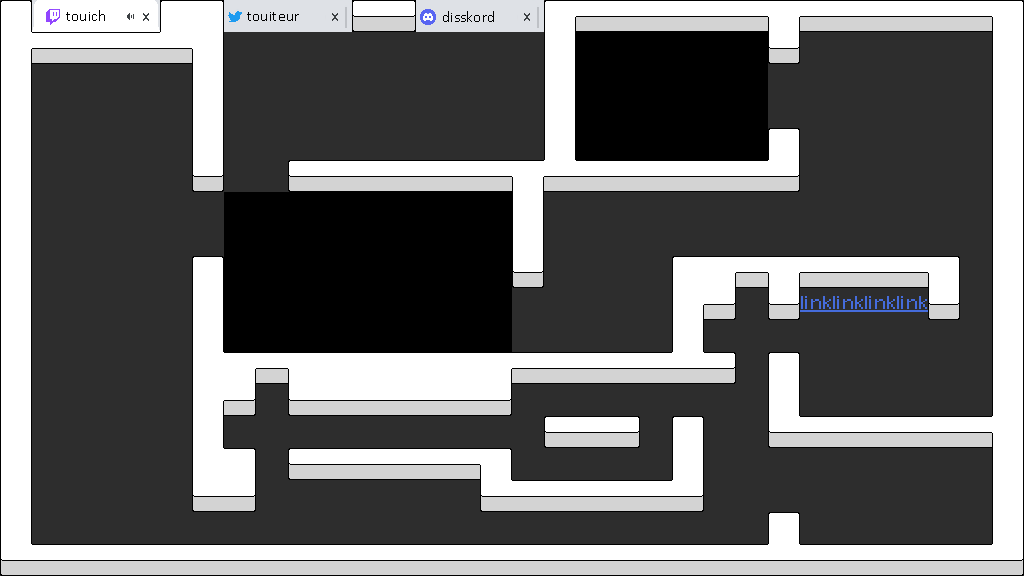

This is a level from a 2D game, rendered from its Tiled map with the project's own tilesets. A one-line summary and the map file follow, with tile-layer data summarised:
An orthogonal 32x18 tile map with 32x32 px tiles, 3 tile layers (fond, deco, blocs), 3 hidden layers not drawn, 2 tilesets and 18 objects.

<map version="1.5" tiledversion="1.7.2" orientation="orthogonal" renderorder="right-down" width="32" height="18" tilewidth="32" tileheight="32" infinite="0" nextlayerid="11" nextobjectid="19">
 <editorsettings>
  <export target="background_test..json" format="json" />
 </editorsettings>
 <tileset firstgid="1" name="background" tilewidth="32" tileheight="32" tilecount="100" columns="10">
  <image source="background tiles.png" width="320" height="320" />
  <tile id="0">
   <properties>
    <property name="estSolide" type="bool" value="true" />
   </properties>
  </tile>
  <tile id="1">
   <properties>
    <property name="estSolide" type="bool" value="true" />
   </properties>
  </tile>
  <tile id="2">
   <properties>
    <property name="estSolide" type="bool" value="true" />
   </properties>
  </tile>
  <tile id="5">
   <properties>
    <property name="emoteSolide" type="bool" value="true" />
   </properties>
  </tile>
  <tile id="6">
   <properties>
    <property name="linkTP" type="bool" value="true" />
   </properties>
  </tile>
  <tile id="10">
   <properties>
    <property name="estSolide" type="bool" value="true" />
   </properties>
  </tile>
  <tile id="11">
   <properties>
    <property name="estSolide" type="bool" value="true" />
   </properties>
  </tile>
  <tile id="12">
   <properties>
    <property name="estSolide" type="bool" value="true" />
   </properties>
  </tile>
  <tile id="15">
   <properties>
    <property name="estSolide" type="bool" value="false" />
   </properties>
  </tile>
  <tile id="20">
   <properties>
    <property name="estSolide" type="bool" value="true" />
   </properties>
  </tile>
  <tile id="21">
   <properties>
    <property name="estSolide" type="bool" value="true" />
   </properties>
  </tile>
  <tile id="22">
   <properties>
    <property name="estSolide" type="bool" value="true" />
   </properties>
  </tile>
  <tile id="30">
   <properties>
    <property name="estSolide" type="bool" value="true" />
   </properties>
  </tile>
  <tile id="31">
   <properties>
    <property name="estSolide" type="bool" value="true" />
   </properties>
  </tile>
  <tile id="32">
   <properties>
    <property name="estSolide" type="bool" value="true" />
   </properties>
  </tile>
  <tile id="33">
   <properties>
    <property name="estSolide" type="bool" value="true" />
   </properties>
  </tile>
  <tile id="40">
   <properties>
    <property name="estSolide" type="bool" value="true" />
   </properties>
  </tile>
  <tile id="41">
   <properties>
    <property name="estSolide" type="bool" value="true" />
   </properties>
  </tile>
  <tile id="42">
   <properties>
    <property name="estSolide" type="bool" value="true" />
   </properties>
  </tile>
  <tile id="43">
   <properties>
    <property name="estSolide" type="bool" value="true" />
   </properties>
  </tile>
  <tile id="44">
   <properties>
    <property name="estSolide" type="bool" value="true" />
   </properties>
  </tile>
  <tile id="50">
   <properties>
    <property name="estSolide" type="bool" value="true" />
   </properties>
  </tile>
  <tile id="51">
   <properties>
    <property name="estSolide" type="bool" value="true" />
   </properties>
  </tile>
  <tile id="52">
   <properties>
    <property name="estSolide" type="bool" value="true" />
   </properties>
  </tile>
  <tile id="53">
   <properties>
    <property name="estSolide" type="bool" value="true" />
   </properties>
  </tile>
  <tile id="54">
   <properties>
    <property name="estSolide" type="bool" value="true" />
   </properties>
  </tile>
  <tile id="61">
   <properties>
    <property name="estSolide" type="bool" value="true" />
   </properties>
  </tile>
  <tile id="62">
   <properties>
    <property name="estSolide" type="bool" value="true" />
   </properties>
  </tile>
 </tileset>
 <tileset firstgid="101" name="onglets" tilewidth="32" tileheight="32" tilecount="24" columns="8">
  <image source="../onglets.png" width="256" height="96" />
 </tileset>
 <layer id="1" name="fond" width="32" height="18">
  <data>[576 cells, 560 non-empty, 2 distinct tile ids]</data>
 </layer>
 <layer id="9" name="deco" width="32" height="18">
  <data>[576 cells, 12 non-empty, 12 distinct tile ids]</data>
 </layer>
 <layer id="2" name="blocs" width="32" height="18">
  <data>[576 cells, 200 non-empty, 21 distinct tile ids]</data>
 </layer>
 <layer id="3" name="emote_wall" width="32" height="18" visible="0">
  <data>[576 cells, 32 non-empty, 1 distinct tile ids]</data>
 </layer>
 <layer id="4" name="linkTP" width="32" height="18" visible="0">
  <data>[576 cells, 8 non-empty, 1 distinct tile ids]</data>
 </layer>
 <layer id="5" name="linkTP_twitter" width="32" height="18" visible="0">
  <data>[576 cells, 4 non-empty, 1 distinct tile ids]</data>
 </layer>
 <objectgroup id="10" name="subsGroup">
  <object id="1" gid="7" x="156" y="109" width="32" height="32" />
  <object id="2" gid="7" x="36" y="126" width="32" height="32" />
  <object id="3" gid="7" x="257" y="416" width="32" height="32" />
  <object id="4" gid="7" x="890" y="399" width="32" height="32" />
  <object id="5" gid="7" x="869" y="512" width="32" height="32" />
  <object id="6" gid="7" x="586" y="108" width="32" height="32" />
  <object id="7" gid="7" x="720" y="95" width="32" height="32" />
  <object id="8" gid="7" x="485" y="130" width="32" height="32" />
  <object id="9" gid="7" x="409" y="112" width="32" height="32" />
  <object id="10" gid="7" x="578" y="331" width="32" height="32" />
  <object id="11" gid="7" x="330" y="300" width="32" height="32" />
  <object id="12" gid="7" x="407" y="243" width="32" height="32" />
  <object id="13" gid="7" x="559" y="480" width="32" height="32" />
  <object id="14" gid="7" x="617" y="414" width="32" height="32" />
  <object id="15" gid="7" x="371" y="523" width="32" height="32" />
  <object id="16" gid="7" x="705" y="349" width="32" height="32" />
  <object id="17" gid="7" x="306" y="109" width="32" height="32" />
  <object id="18" gid="7" x="238" y="129" width="32" height="32" />
 </objectgroup>
</map>
